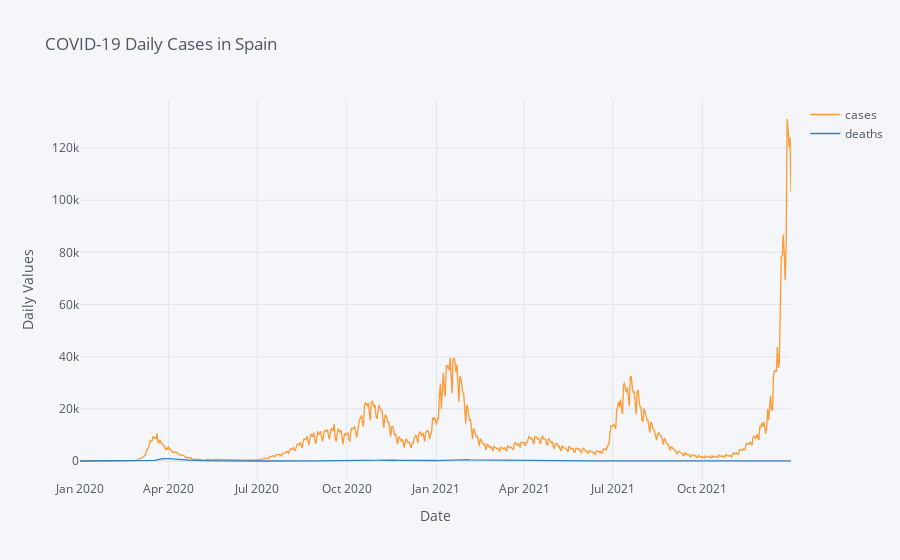

Here is the notebook cell this chart was saved with:
### Code cell
covid_country.iplot(x='dateRep', y=['cases', 'deaths'], kind='line',
                    xTitle='Date', yTitle='Daily Values', title=title);

### Figure 1 — Plotly figure (JSON) as saved in the notebook; plotly's stock layout.template omitted (floating-point values rounded to 4 significant figures; data arrays with more than 128 entries replaced by an {"elided": "..."} marker saying what was removed)
{"data": [{"line": {"color": "rgba(255, 153, 51, 1.0)", "dash": "solid", "shape": "linear", "width": 1.3}, "mode": "lines", "name": "cases", "text": "", "type": "scatter", "x": {"elided": "731 str values"}, "y": {"elided": "731 int values"}}, {"line": {"color": "rgba(55, 128, 191, 1.0)", "dash": "solid", "shape": "linear", "width": 1.3}, "mode": "lines", "name": "deaths", "text": "", "type": "scatter", "x": {"elided": "731 str values"}, "y": {"elided": "731 int values"}}], "layout": {"legend": {"bgcolor": "#F5F6F9", "font": {"color": "#4D5663"}}, "paper_bgcolor": "#F5F6F9", "plot_bgcolor": "#F5F6F9", "title": {"font": {"color": "#4D5663"}, "text": "COVID-19 Daily Cases in Spain"}, "xaxis": {"gridcolor": "#E1E5ED", "showgrid": true, "tickfont": {"color": "#4D5663"}, "title": {"font": {"color": "#4D5663"}, "text": "Date"}, "zerolinecolor": "#E1E5ED"}, "yaxis": {"gridcolor": "#E1E5ED", "showgrid": true, "tickfont": {"color": "#4D5663"}, "title": {"font": {"color": "#4D5663"}, "text": "Daily Values"}, "zerolinecolor": "#E1E5ED"}}}
